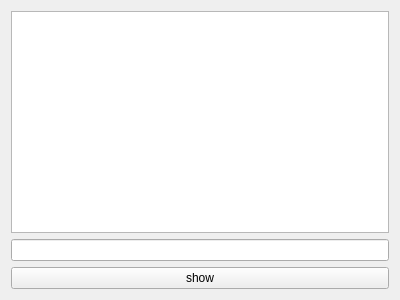
<?xml version="1.0" encoding="UTF-8"?>
<ui version="4.0">
 <class>Widget</class>
 <widget class="QWidget" name="Widget">
  <property name="geometry">
   <rect>
    <x>0</x>
    <y>0</y>
    <width>400</width>
    <height>300</height>
   </rect>
  </property>
  <property name="windowTitle">
   <string>Widget</string>
  </property>
  <layout class="QVBoxLayout" name="verticalLayout">
   <item>
    <widget class="QTextEdit" name="textEdit"/>
   </item>
   <item>
    <widget class="QLineEdit" name="lineEdit"/>
   </item>
   <item>
    <widget class="QPushButton" name="btn_show">
     <property name="text">
      <string>show</string>
     </property>
    </widget>
   </item>
  </layout>
 </widget>
 <layoutdefault spacing="6" margin="11"/>
 <resources/>
 <connections/>
</ui>
